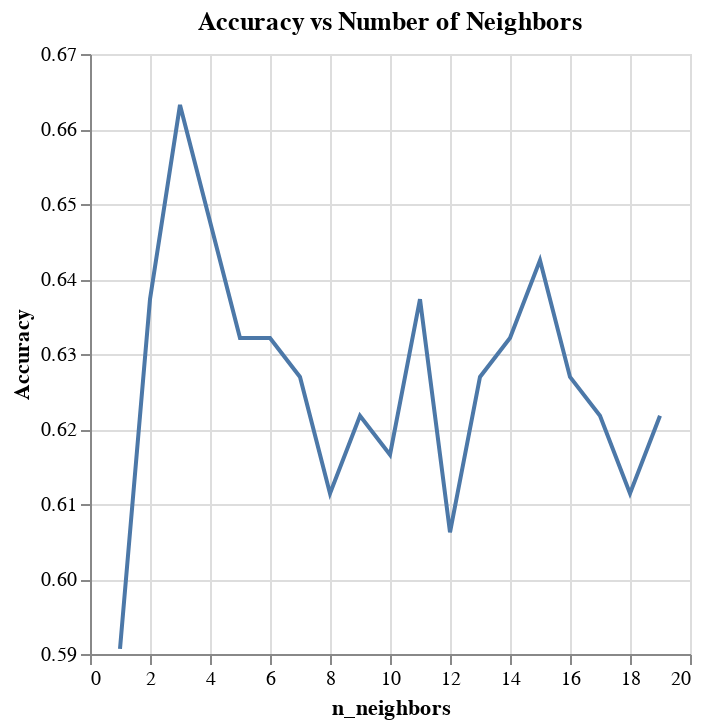

The code cell stored with this chart in its notebook:
### Code cell
alt.Chart(neighbors).mark_line().encode(
    alt.X("n_neighbors", scale= alt.Scale(zero=False)),
    alt.Y("Accuracy", scale= alt.Scale(zero=False)),
    tooltip=["Accuracy", "n_neighbors"]
).properties(
    title="Accuracy vs Number of Neighbors"
)

### Figure 1 — Vega-Lite specification as saved in the notebook (floating-point values rounded to 4 significant figures)
{"config": {"view": {"continuousWidth": 300, "continuousHeight": 300}}, "data": {"name": "data-d228b849cee0622fc50beb43e75026f4"}, "mark": {"type": "line"}, "encoding": {"tooltip": [{"field": "Accuracy", "type": "quantitative"}, {"field": "n_neighbors", "type": "quantitative"}], "x": {"field": "n_neighbors", "scale": {"zero": false}, "type": "quantitative"}, "y": {"field": "Accuracy", "scale": {"zero": false}, "type": "quantitative"}}, "title": "Accuracy vs Number of Neighbors", "$schema": "https://vega.github.io/schema/vega-lite/v5.20.1.json", "datasets": {"data-d228b849cee0622fc50beb43e75026f4": [{"n_neighbors": 1, "Accuracy": 0.5907}, {"n_neighbors": 2, "Accuracy": 0.6373}, {"n_neighbors": 3, "Accuracy": 0.6632}, {"n_neighbors": 4, "Accuracy": 0.6477}, {"n_neighbors": 5, "Accuracy": 0.6321}, {"n_neighbors": 6, "Accuracy": 0.6321}, {"n_neighbors": 7, "Accuracy": 0.6269}, {"n_neighbors": 8, "Accuracy": 0.6114}, {"n_neighbors": 9, "Accuracy": 0.6218}, {"n_neighbors": 10, "Accuracy": 0.6166}, {"n_neighbors": 11, "Accuracy": 0.6373}, {"n_neighbors": 12, "Accuracy": 0.6062}, {"n_neighbors": 13, "Accuracy": 0.6269}, {"n_neighbors": 14, "Accuracy": 0.6321}, {"n_neighbors": 15, "Accuracy": 0.6425}, {"n_neighbors": 16, "Accuracy": 0.6269}, {"n_neighbors": 17, "Accuracy": 0.6218}, {"n_neighbors": 18, "Accuracy": 0.6114}, {"n_neighbors": 19, "Accuracy": 0.6218}]}}
